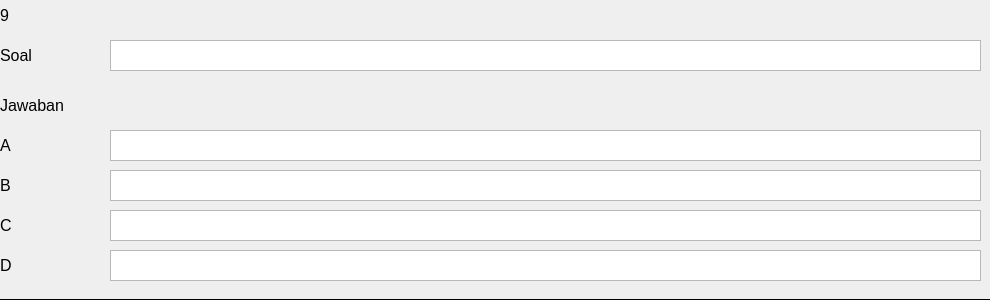
          <widget class="QWidget" name="widget_9" native="true">
           <property name="minimumSize">
            <size>
             <width>0</width>
             <height>300</height>
            </size>
           </property>
           <property name="styleSheet">
            <string notr="true">border-bottom: 1px solid black;</string>
           </property>
           <widget class="QTextEdit" name="textEdit_76">
            <property name="geometry">
             <rect>
              <x>110</x>
              <y>40</y>
              <width>871</width>
              <height>31</height>
             </rect>
            </property>
           </widget>
           <widget class="QLabel" name="label_107">
            <property name="geometry">
             <rect>
              <x>0</x>
              <y>40</y>
              <width>101</width>
              <height>31</height>
             </rect>
            </property>
            <property name="font">
             <font>
              <pointsize>12</pointsize>
             </font>
            </property>
            <property name="text">
             <string>Soal</string>
            </property>
           </widget>
           <widget class="QLabel" name="label_108">
            <property name="geometry">
             <rect>
              <x>0</x>
              <y>0</y>
              <width>51</width>
              <height>31</height>
             </rect>
            </property>
            <property name="font">
             <font>
              <pointsize>12</pointsize>
             </font>
            </property>
            <property name="text">
             <string>9</string>
            </property>
           </widget>
           <widget class="QLabel" name="label_109">
            <property name="geometry">
             <rect>
              <x>0</x>
              <y>90</y>
              <width>101</width>
              <height>31</height>
             </rect>
            </property>
            <property name="font">
             <font>
              <pointsize>12</pointsize>
             </font>
            </property>
            <property name="text">
             <string>Jawaban</string>
            </property>
           </widget>
           <widget class="QLabel" name="label_110">
            <property name="geometry">
             <rect>
              <x>0</x>
              <y>130</y>
              <width>101</width>
              <height>31</height>
             </rect>
            </property>
            <property name="font">
             <font>
              <pointsize>12</pointsize>
             </font>
            </property>
            <property name="text">
             <string>A</string>
            </property>
           </widget>
           <widget class="QLabel" name="label_111">
            <property name="geometry">
             <rect>
              <x>0</x>
              <y>170</y>
              <width>101</width>
              <height>31</height>
             </rect>
            </property>
            <property name="font">
             <font>
              <pointsize>12</pointsize>
             </font>
            </property>
            <property name="text">
             <string>B</string>
            </property>
           </widget>
           <widget class="QLabel" name="label_112">
            <property name="geometry">
             <rect>
              <x>0</x>
              <y>210</y>
              <width>101</width>
              <height>31</height>
             </rect>
            </property>
            <property name="font">
             <font>
              <pointsize>12</pointsize>
             </font>
            </property>
            <property name="text">
             <string>C</string>
            </property>
           </widget>
           <widget class="QLabel" name="label_113">
            <property name="geometry">
             <rect>
              <x>0</x>
              <y>250</y>
              <width>101</width>
              <height>31</height>
             </rect>
            </property>
            <property name="font">
             <font>
              <pointsize>12</pointsize>
             </font>
            </property>
            <property name="text">
             <string>D</string>
            </property>
           </widget>
           <widget class="QTextEdit" name="textEdit_77">
            <property name="geometry">
             <rect>
              <x>110</x>
              <y>130</y>
              <width>871</width>
              <height>31</height>
             </rect>
            </property>
           </widget>
           <widget class="QTextEdit" name="textEdit_78">
            <property name="geometry">
             <rect>
              <x>110</x>
              <y>170</y>
              <width>871</width>
              <height>31</height>
             </rect>
            </property>
           </widget>
           <widget class="QTextEdit" name="textEdit_79">
            <property name="geometry">
             <rect>
              <x>110</x>
              <y>210</y>
              <width>871</width>
              <height>31</height>
             </rect>
            </property>
           </widget>
           <widget class="QTextEdit" name="textEdit_80">
            <property name="geometry">
             <rect>
              <x>110</x>
              <y>250</y>
              <width>871</width>
              <height>31</height>
             </rect>
            </property>
           </widget>
          </widget>
